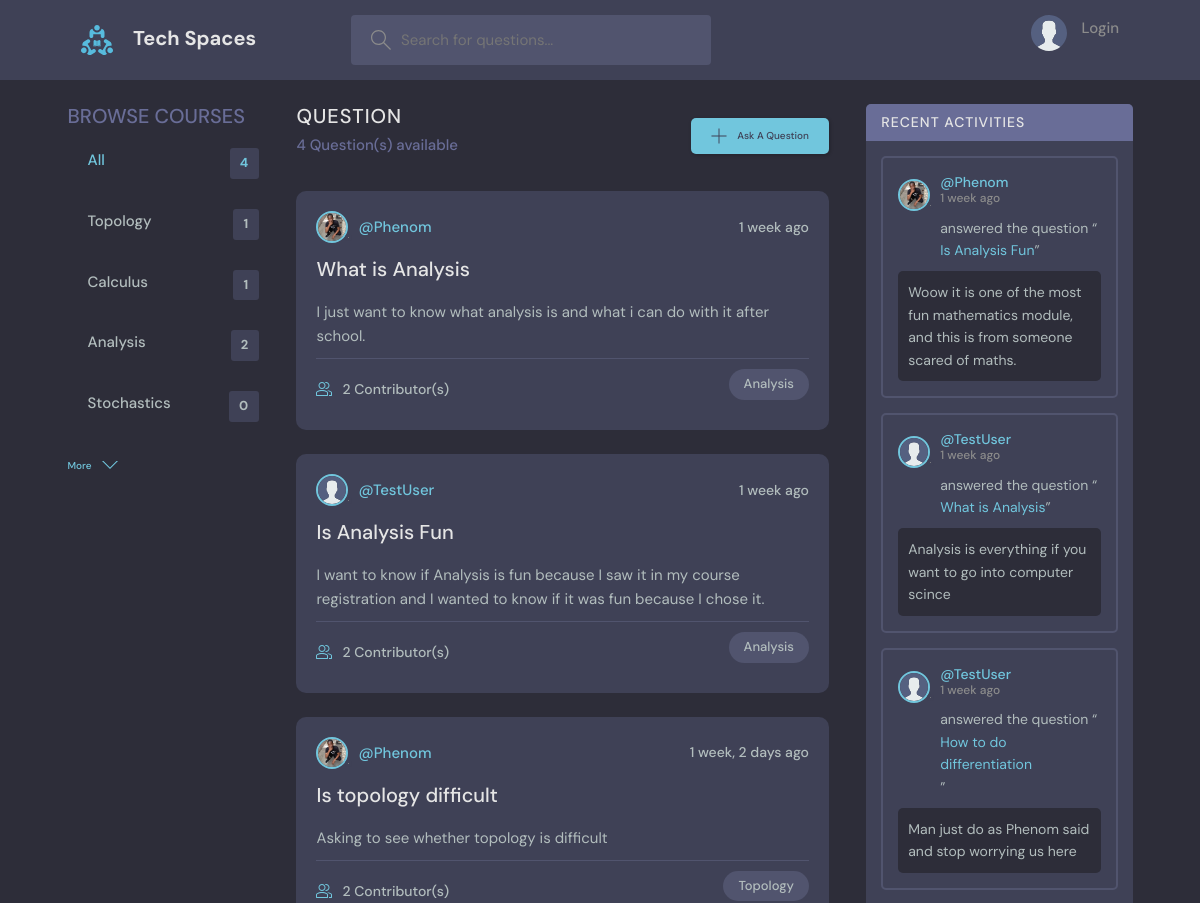
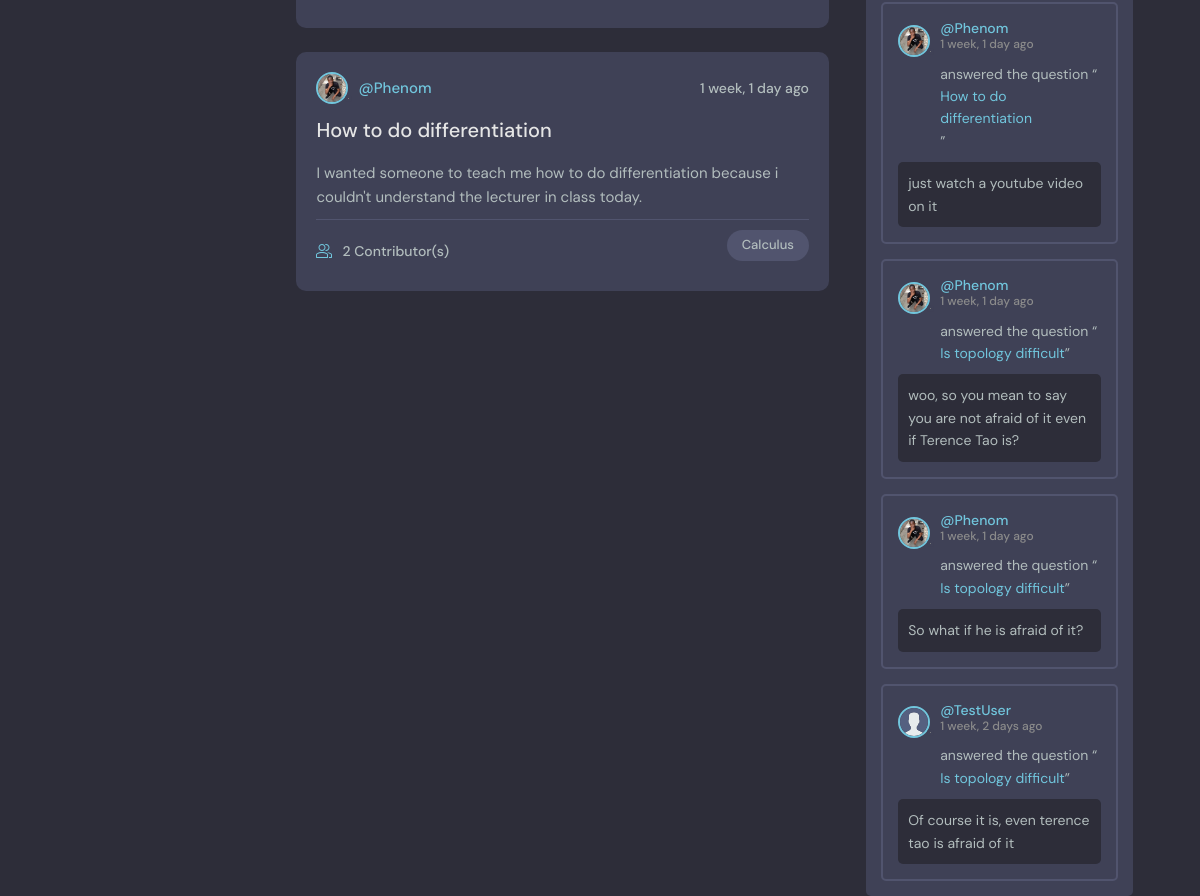
The app's page /, older data (2 pictures, top to bottom).
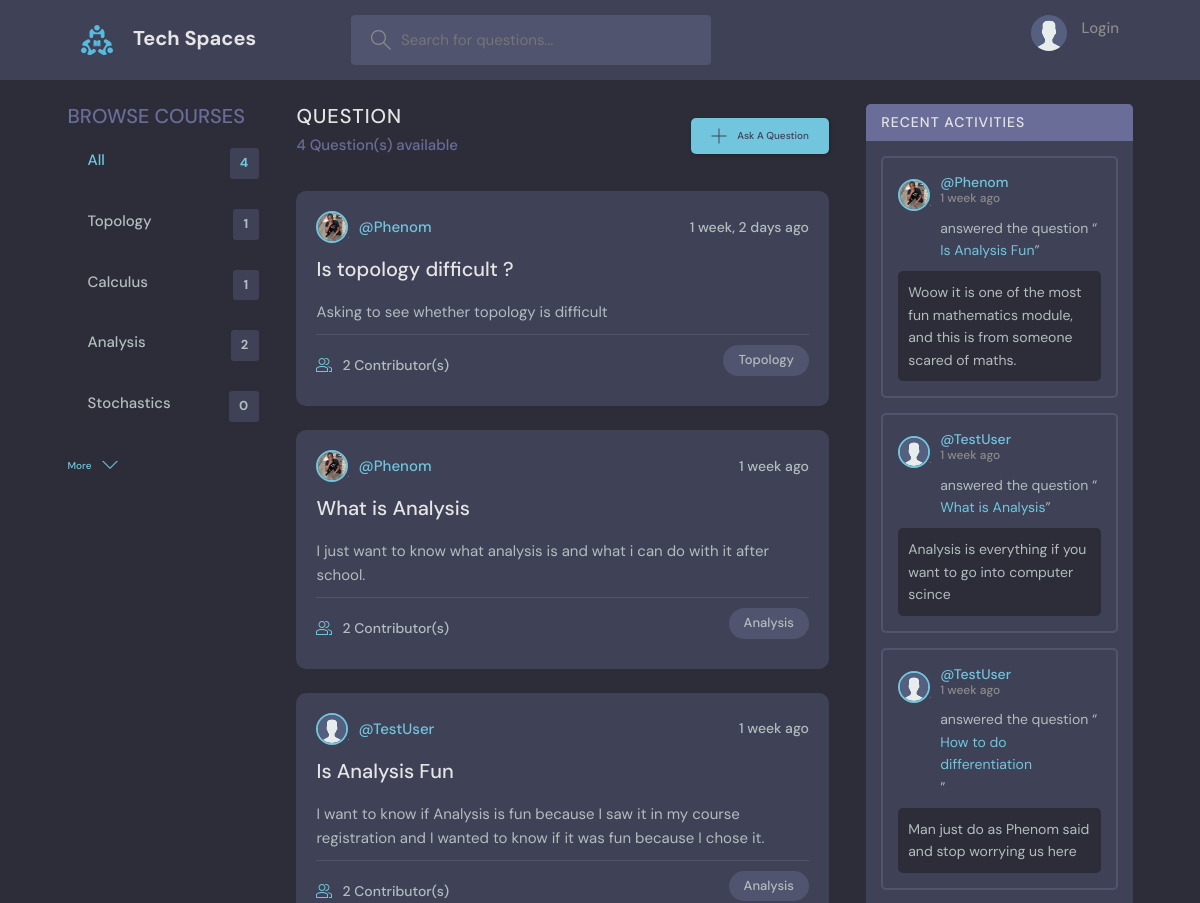
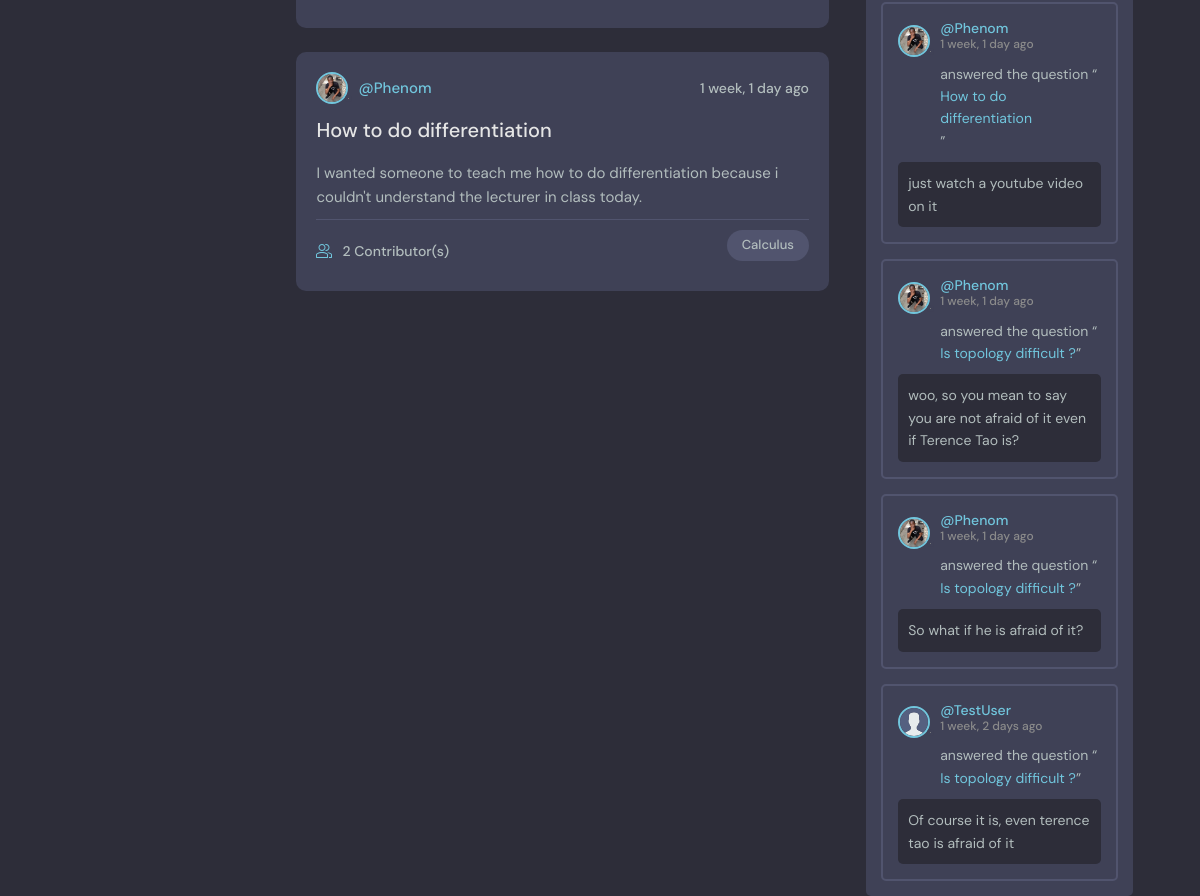
The same page, newer data (2 pictures, top to bottom).
### core/models.py (models this page shows, shortened)
class Course(models.Model):
    name = models.CharField(max_length=200)
    def __str__(self):
        return self.name

class Question(models.Model):
    student = models.ForeignKey(User, on_delete=models.SET_NULL, null=True)
    course = models.ForeignKey(Course, on_delete=models.SET_NULL, null=True)
    name = models.CharField(max_length=200)
    description = models.TextField(null=True, blank=True)
    contributors = models.ManyToManyField(User, related_name='participants', blank=True)
    updated = models.DateTimeField(auto_now=True)
    created = models.DateTimeField(auto_now_add=True)
    class Meta:
        ordering = ["-updated", "-created"]
    def __str__(self):
        return self.name

class User(AbstractUser):
    name = models.CharField(max_length=200, null=True)
    email = models.EmailField(unique=True, null=True)
    bio = models.TextField(null=True)
    avatar = models.ImageField(null=True, default='avatar.svg', upload_to='avatars')
    REQUIRED_FIELDS = []
    def __str__(self):
        return self.username

class Answer(models.Model):
    student = models.ForeignKey(User, on_delete=models.CASCADE)
    question = models.ForeignKey(Question, on_delete=models.CASCADE)
    body = models.TextField()
    updated = models.DateTimeField(auto_now=True)
    created = models.DateTimeField(auto_now_add=True)
    up_votes = models.PositiveIntegerField(default=0)
    down_votes = models.PositiveIntegerField(default=0)
    class Meta:
        ordering = ["-up_votes", "-created"]

### core/views.py (the view)
# urls.py: path('', views.Index.as_view(), name='home'),
class Index(View):
    def get(self, request):
        courses = Course.objects.filter()[:5]
        query = request.GET.get('query') if request.GET.get('query') else ""
        questions = Question.objects.filter(
            Q(course__name__icontains=query) |
            Q(name__icontains=query) |
            Q(student__username__icontains=query) |
            Q(description__icontains=query)
        )
        question_count = Question.objects.all().count()
        answers = Answer.objects.filter(question__course__name__icontains=query).order_by(
            '-created')
        context = {
            'query_questions': questions,
            'courses': courses,
            'question_answers': answers,
            'question_count': question_count,
        }
        return render(request, 'core/index.html', context)

### core/templates/core/index.html (shortened to what this page needs)
{% extends 'core/base.html' %}
    {% block content %}
        <main class="layout layout--3">
            <div class="container">
                {% include 'core/_courses.html' %}
                {% include 'core/_questions.html' %}
                {% include 'core/_activities.html' %}
{% endblock content %}

### core/templates/core/_courses.html
<div class="topics">
            <div class="topics__header">
                <h2>Browse Courses</h2>
            </div>
            <ul class="topics__list">
                <li>
                    <a href="/" class="active">All <span>{{ question_count }}</span></a>
                </li>
                {% for course in courses %}
                    <li>
                        <a href="{% url 'home' %}?query={{ course.name }}">{{ course }} <span>
                        {{ course.question_set.all.count }}</span></a>
                    </li>
                {% endfor %}
            </ul>
            <a class="btn btn--link" href="{% url 'all_courses' %}">
                More
                <svg version="1.1" xmlns="http://www.w3.org/2000/svg" width="32" height="32" viewBox="0 0 32 32">
                <title>chevron-down</title>
                <path d="M16 21l-13-13h-3l16 16 16-16h-3l-13 13z"></path>
                </svg>
            </a>
            </div>

### core/templates/core/_questions.html (shortened to what this page needs)
<div class="roomList">
            <div class="roomList__header">
                <div>
                <h2>Question</h2>
                <p>{{ query_questions.count }} Question(s) available</p>
                </div>
                <a class="btn btn--main" href="{% url 'ask_question' %}">
                <svg version="1.1" xmlns="http://www.w3.org/2000/svg" width="32" height="32" viewBox="0 0 32 32">
                    <title>add</title>
                    <path
                    d="M16.943 0.943h-1.885v14.115h-14.115v1.885h14.115v14.115h1.885v-14.115h14.115v-1.885h-14.115v-14.115z"
                    ></path>
                </svg>
                Ask A Question
                </a>
            </div>
            {% for question in query_questions %}
                <div class="roomListRoom">
                    <div class="roomListRoom__header">
                    <a href="{% url 'profile' question.student.username %}" class="roomListRoom__author">
                        <div class="avatar avatar--small">
                        <img src="{{ question.student.avatar.url }}" />
                        </div>
                        <span>@{{ question.student }}</span>
                    </a>
                    <div class="roomListRoom__actions">
                        <span>{{ question.created | timesince }} ago</span>
                    </div>
                    </div>
                    <div class="roomListRoom__content">
                    <a href="{% url 'get_question' question.id %}">{{ question.name }}</a>
                    <p>
                        {{ question.description }}
                    </p>
                    </div>
                    <div class="roomListRoom__meta">
                    <a href="{% url 'get_question' question.id %}" class="roomListRoom__joined">
                        {{ question.contributors.count }} Contributor(s)
                    </a>
                    <p class="roomListRoom__topic">{{ question.course }}</p>
                    </div>
                </div>
            {% endfor %}
            </div>

### core/templates/core/_activities.html (shortened to what this page needs)
        <div class="activities">
            <div class="activities__header">
                <h2>Recent Activities</h2>
            </div>
          {% for answer in question_answers %}
            <div class="activities__box">
              <div class="activities__boxHeader roomListRoom__header">
                <a href="{% url 'profile' answer.student.username %}" class="roomListRoom__author">
                  <div class="avatar avatar--small">
                    <img src="{{ answer.student.avatar.url }}" />
                  </div>
                  <p>
                    @{{ answer.student }}
                    <span>{{ answer.created | timesince }} ago</span>
                  </p>
                </a>
              </div>
              <div class="activities__boxContent">
                <p>answered the question “<a href="{% url 'get_question' answer.question.id %}">{{ answer.question }}</a>”</p>
                <div class="activities__boxRoomContent">
                  {{ answer.body }}
                </div>
              </div>
            </div>
          {% endfor %}
          </div>
        </div>
    </main>

Row changes from the older to the newer data that the page shows:
changed Question "Asking to see whether topology is difficult": name "Is topology difficult" → "Is topology difficult ?"; moves up the list
changed through a linked row, Answer "woo, so you mean to say you are not afraid of it even if Terence Tao is?": question "Is topology difficult" → "Is topology difficult ?"
changed through a linked row, Answer "So what if he is afraid of it?": question "Is topology difficult" → "Is topology difficult ?"
changed through a linked row, Answer "Of course it is, even terence tao is afraid of it": question "Is topology difficult" → "Is topology difficult ?"
